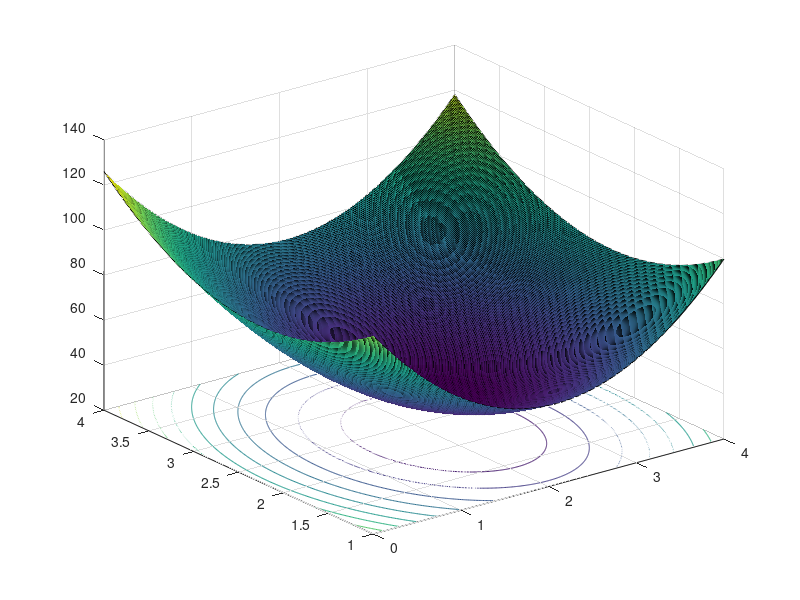

Source code (MATLAB):

clc
clear all
close all
a=[0,4,2,1,2];
b=[1,2,3,2,4];
w=[2,4,1,3,2];
x=0:0.01:4;
y=1:0.01:4;
[X,Y]=meshgrid(x,y);
Z=2*((X-0).^2+(Y-1).^2)+4*((X-4).^2+(Y-2).^2)+1*((X-2).^2+(Y-3).^2)+3*((X-1).^2+(Y-2).^2)+2*((X-2).^2+(Y-4).^2);
contour(X,Y,Z)
surfc(X,Y,Z)

 

%% روش مجذور اقلیدوسی
%% در نرم افزار متلب

%% Matlab


